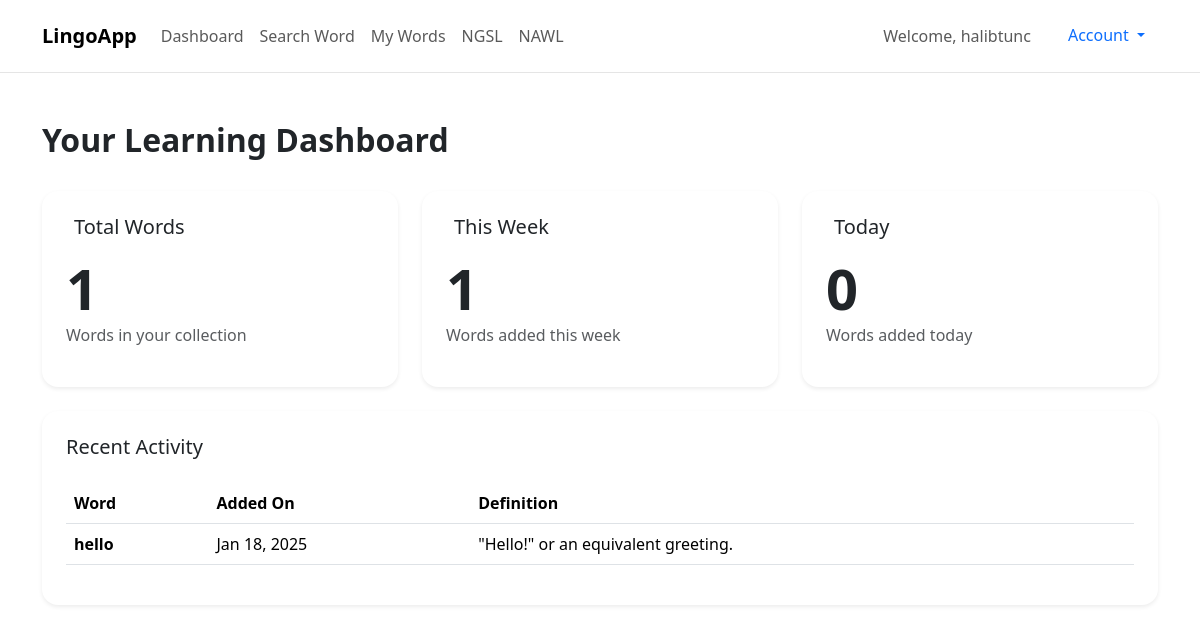
Page /dashboard/ (signed in) on the earlier database version.
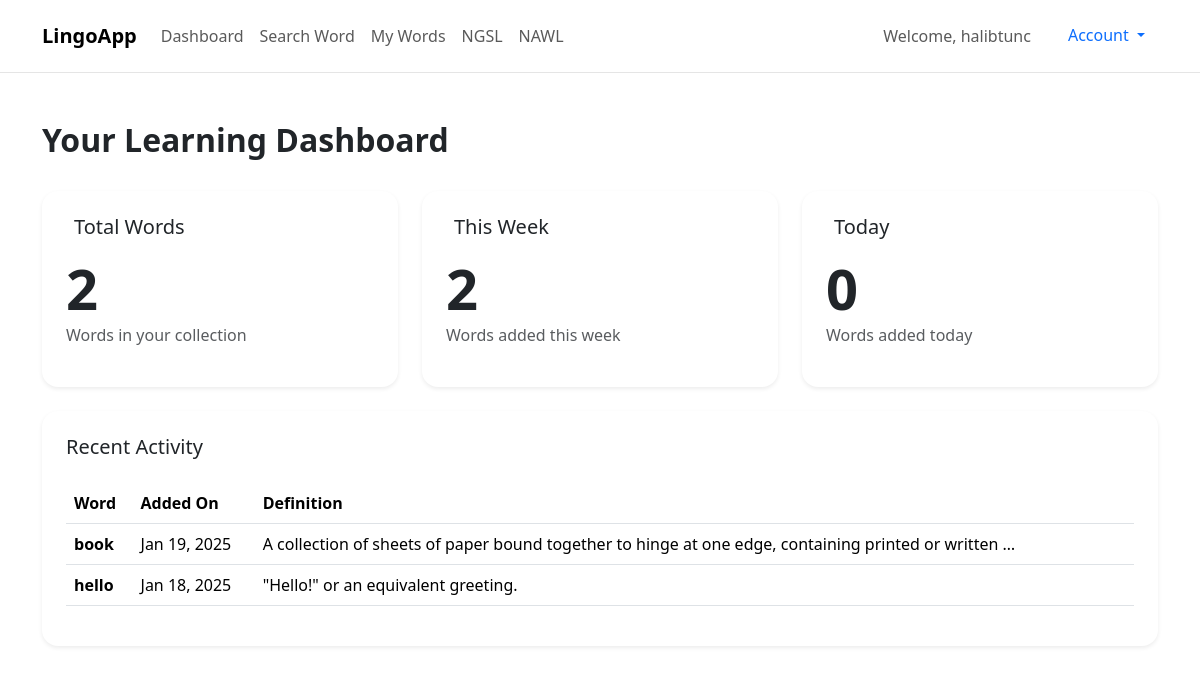
Same page on the later database version.
### dictapp/models.py (models this page shows, shortened)
class Word(models.Model):
    user = models.ForeignKey(
        User, on_delete=models.CASCADE, related_name='words', null=True)
    word = models.CharField(max_length=100)
    phonetic = models.CharField(max_length=100, null=True, blank=True)
    meanings = models.JSONField()  # Store the word meanings as JSON
    created_at = models.DateTimeField(auto_now_add=True)
    class Meta:
        ordering = ['-created_at']
        unique_together = ['user', 'word']

### dictapp/views.py (the view)
# urls.py: path('dashboard/', views.dashboard, name='dashboard'),
@login_required
def dashboard(request):
    now = timezone.now()
    week_ago = now - timedelta(days=7)
    today_start = now.replace(hour=0, minute=0, second=0, microsecond=0)
    total_words = Word.objects.filter(user=request.user).count()
    words_this_week = Word.objects.filter(
        user=request.user,
        created_at__gte=week_ago
    ).count()
    words_today = Word.objects.filter(
        user=request.user,
        created_at__gte=today_start
    ).count()
    recent_words = Word.objects.filter(
        user=request.user
    ).order_by('-created_at')[:5]
    context = {
        'total_words': total_words,
        'words_this_week': words_this_week,
        'words_today': words_today,
        'recent_words': recent_words,
    }
    return render(request, 'dashboard.html', context)

### dictapp/templates/dashboard.html (shortened to what this page needs)
{% extends 'base.html' %}
{% block content %}
<div class="container py-5">
    <div class="row">
        <div class="col-12 mb-4">
            <h2 class="fw-bold">Your Learning Dashboard</h2>
        </div>
    </div>
    <div class="row g-4">
        <div class="col-md-4">
            <div class="card border-0 shadow-sm rounded-4 h-100">
                <div class="card-body p-4">
                    <div class="d-flex align-items-center mb-3">
                        <h5 class="card-title mb-0">Total Words</h5>
                    </div>
                    <h2 class="display-4 fw-bold mb-0">{{ total_words }}</h2>
                    <p class="text-muted">Words in your collection</p>
                </div>
            </div>
        </div>
        <div class="col-md-4">
            <div class="card border-0 shadow-sm rounded-4 h-100">
                <div class="card-body p-4">
                    <div class="d-flex align-items-center mb-3">
                        <h5 class="card-title mb-0">This Week</h5>
                    </div>
                    <h2 class="display-4 fw-bold mb-0">{{ words_this_week }}</h2>
                    <p class="text-muted">Words added this week</p>
                </div>
            </div>
        </div>
        <div class="col-md-4">
            <div class="card border-0 shadow-sm rounded-4 h-100">
                <div class="card-body p-4">
                    <div class="d-flex align-items-center mb-3">
                        <h5 class="card-title mb-0">Today</h5>
                    </div>
                    <h2 class="display-4 fw-bold mb-0">{{ words_today }}</h2>
                    <p class="text-muted">Words added today</p>
                </div>
            </div>
        </div>
    </div>
    <div class="row mt-4">
        <div class="col-12">
            <div class="card border-0 shadow-sm rounded-4">
                <div class="card-body p-4">
                    <h5 class="card-title mb-4">Recent Activity</h5>
                    {% if recent_words %}
                        <div class="table-responsive">
                            <table class="table">
                                <thead>
                                    <tr>
                                        <th>Word</th>
                                        <th>Added On</th>
                                        <th>Definition</th>
                                    </tr>
                                </thead>
                                <tbody>
                                    {% for word in recent_words %}
                                    <tr>
                                        <td class="fw-bold">{{ word.word }}</td>
                                        <td>{{ word.created_at|date:"M d, Y" }}</td>
                                        <td>
                                            {% if word.meanings.0.definitions.0.definition %}
                                                {{ word.meanings.0.definitions.0.definition|truncatechars:100 }}
                                            {% else %}
                                                -
                                            {% endif %}
                                        </td>
                                    </tr>
                                    {% endfor %}
                                </tbody>
                            </table>
                        </div>
                    {% else %}
                        <p class="text-muted mb-0">No words added yet. Start by adding some words to your collection!</p>
                    {% endif %}
                </div>
            </div>
        </div>
    </div>
</div>
{% endblock %}

Differences in the rows shown:
added Word: word "book", created_at "Jan 19, 2025", meanings.0.definitions.0.definition "A collection of sheets of paper bound together to hinge at one edge, containing printed or written …"
Other differences:
{{ total_words }}: "1" → "2"
{{ words_this_week }}: "1" → "2"
